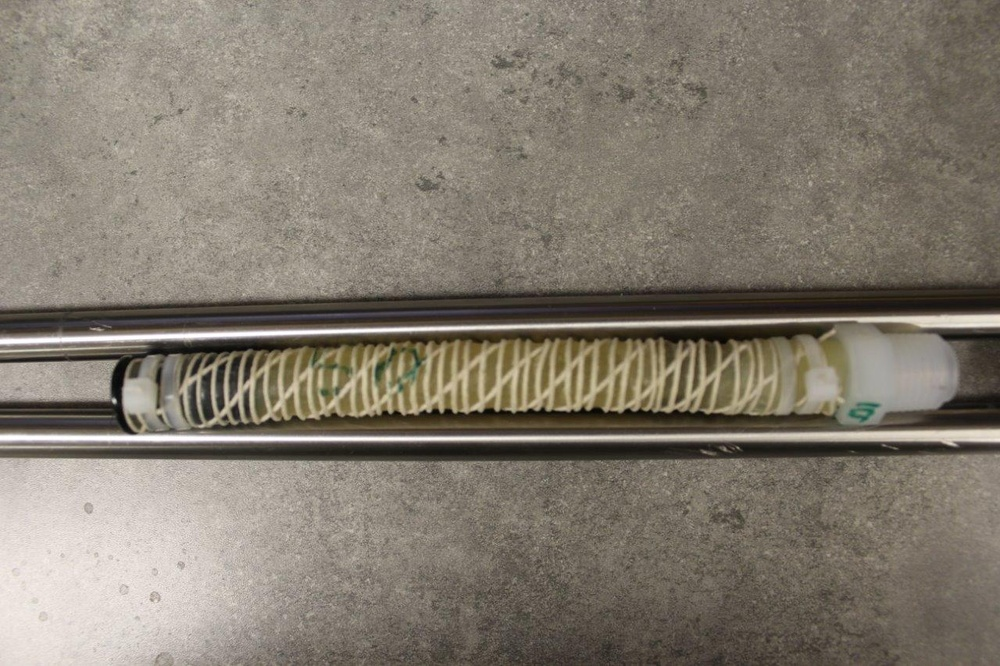
%> input picture Materialmodel/IMG_1599.JPG, 1000 x 666 px, shrunk from 1280 x 853 before the run
$ octave --eval "result = getfiberangle('IMG_1599.JPG');"   (GNU Octave 9; MATLAB toolbox functions it lacks are replaced by stand-ins)
%> lines starting %> are read from the running program, lines starting %| are printed output that depends on the picture; in (x1, y1, x2, y2) boxes, pixels count from 0 and x2, y2 are one past the last pixel; in counts of white or black regions, pixels touching at a corner belong together; the program's own positions count from 1
### Materialmodel/rbline.m
function [p1,p2]=rbline(varargin)
%function to draw a rubberband line and return the start and end points
%Usage: [p1,p2]=rbline;     uses current axes
% or    [p1,p2]=rbline(h);  uses axes refered to by handle, h

% Created by Sandra Martinka March 2002

switch nargin
case 0
  h=gca;
case 1
  h=varargin{1};
  axes(h);
otherwise
  disp('Too many input arguments.');
end
cudata=get(gcf,'UserData'); %current UserData
hold on;
k = waitforbuttonpress;
p1=get(h,'CurrentPoint');       %get starting point
p1=p1(1,1:2);                   %extract x and y
lh=plot(p1(1),p1(2),'+:');      %plot starting point
udata.p1=p1;
udata.h=h;
udata.lh=lh;
set(gcf,'UserData',udata,'WindowButtonMotionFcn','wbmf','DoubleBuffer','on');
k=waitforbuttonpress;
p2=get(h,'Currentpoint');       %get end point
p2=p2(1,1:2);                   %extract x and y
set(gcf,'UserData',cudata,'WindowButtonMotionFcn','','DoubleBuffer','off'); %reset UserData, etc..
delete(lh);

% [7 lines left out: function wbmf, not called in this run]

### Materialmodel/getfiberangle.m
% Image processing to get angles

% prototype 1
function [average1,average2,angle_center] = getfiberangle(image)
%> called with image = 'IMG_1599.JPG'
prompt = 'Number of points? ';
x = input(prompt);
%> the answer given: 3
alpha = zeros(x,1);
beta = zeros(x,1);
true = imread(image);
%> true is the input picture: size 666x1000x3 uint8; mean R, G, B 131.3, 123.2, 111.4
imshow(true);
gray_image = rgb2gray(true);
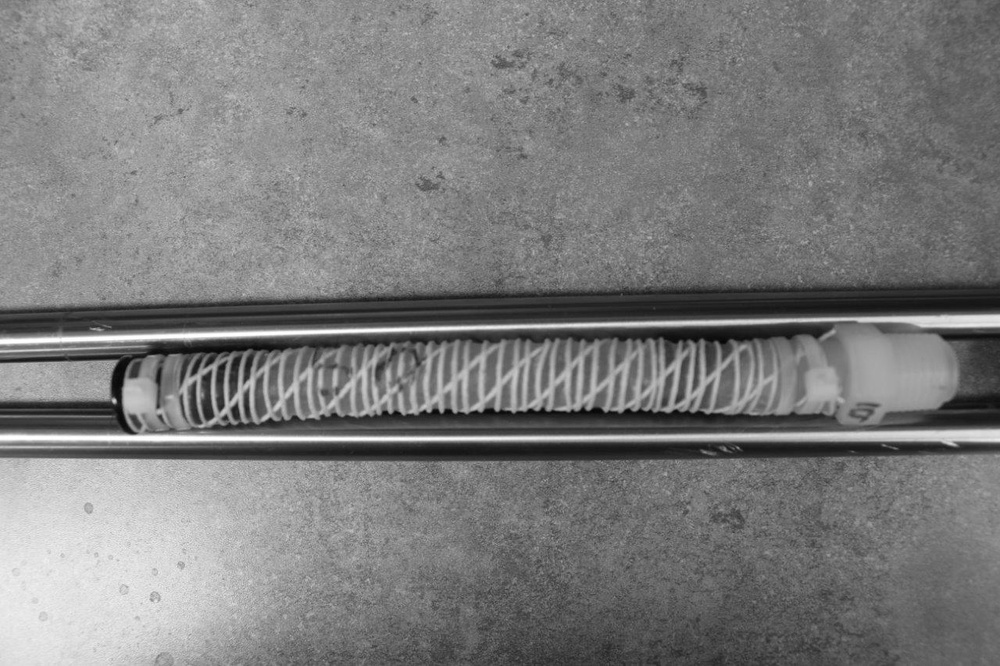
%> gray_image: size 666x1000 uint8; min 4, max 255, mean 124.3
imshow(gray_image);
BW = imbinarize(gray_image,.65);
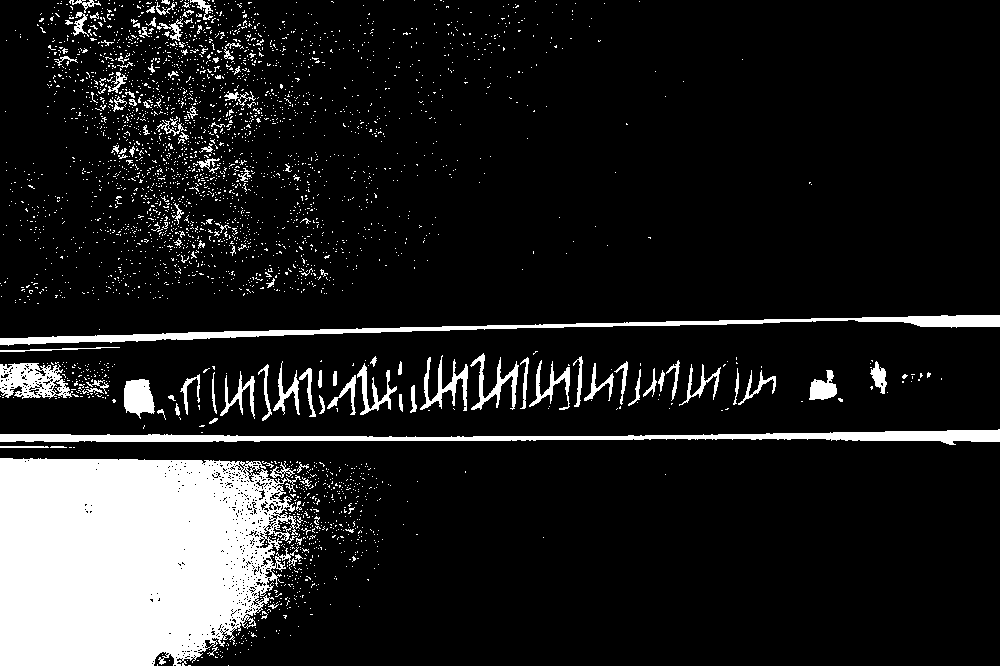
%> BW: size 666x1000 logical; 12.9% white; 3248 white regions (3128 under 20 px), largest, box (x1, y1, x2, y2) and area: (0, 458, 301, 666) 52574, (0, 429, 1000, 445) 6233, (0, 315, 1000, 346) 5419
% get angle of the centerline first for refrence)
fprintf (' Select points for horizontal axis \n');


[pc1,pc2] = rbline;
% [pc1,pc2] = getline;
 angle_center = rad2deg(atan((pc2(2)-pc1(2))/(pc2(1)-pc1(1))));

fprintf (' Select points for measuring angle \n');

for i = 1:x
    [alpha(i),beta(i)] = getfiberangle_instance;
end

average1 = mean(alpha);
average2 = mean(beta);

end
function [angle1,angle2] = getfiberangle_instance
% image is a string that is like 'pic.jpg'


[p1,p2] = rbline;
[p3,p4] = rbline;

 angle1 = rad2deg(atan((p2(2)-p1(2))/(p2(1)-p1(1))));
 angle2 = rad2deg(atan((p4(2)-p3(2))/(p4(1)-p3(1))));
end

$ run again, on Materialmodel/IMG_1601.JPG
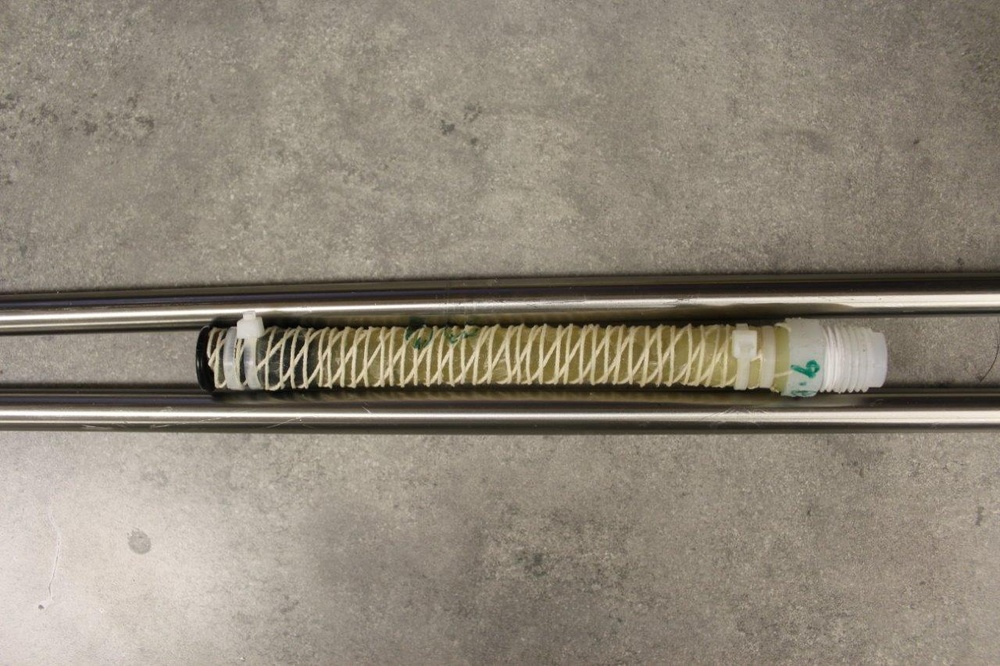
%> input picture Materialmodel/IMG_1601.JPG, 1000 x 666 px, shrunk from 1280 x 853 before the run
%> in getfiberangle, true is the input picture: size 666x1000x3 uint8; mean R, G, B 142.6, 134.1, 120.3
%> in getfiberangle, `gray_image = rgb2gray(true);`:
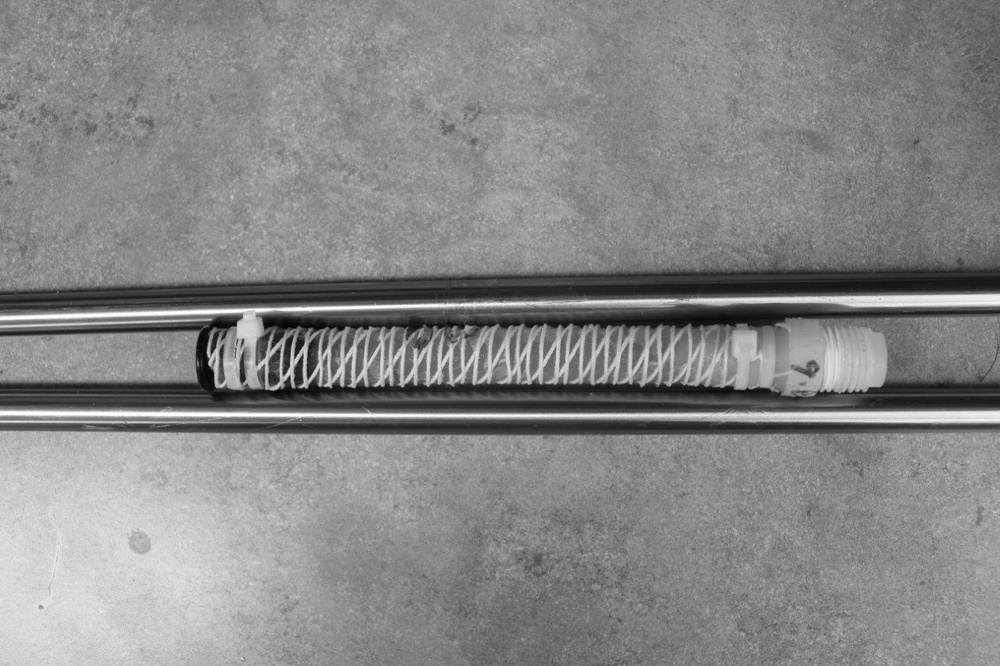
%> gray_image: size 666x1000 uint8; min 1, max 255, mean 135.1
%> in getfiberangle, `BW = imbinarize(gray_image,.65);`:
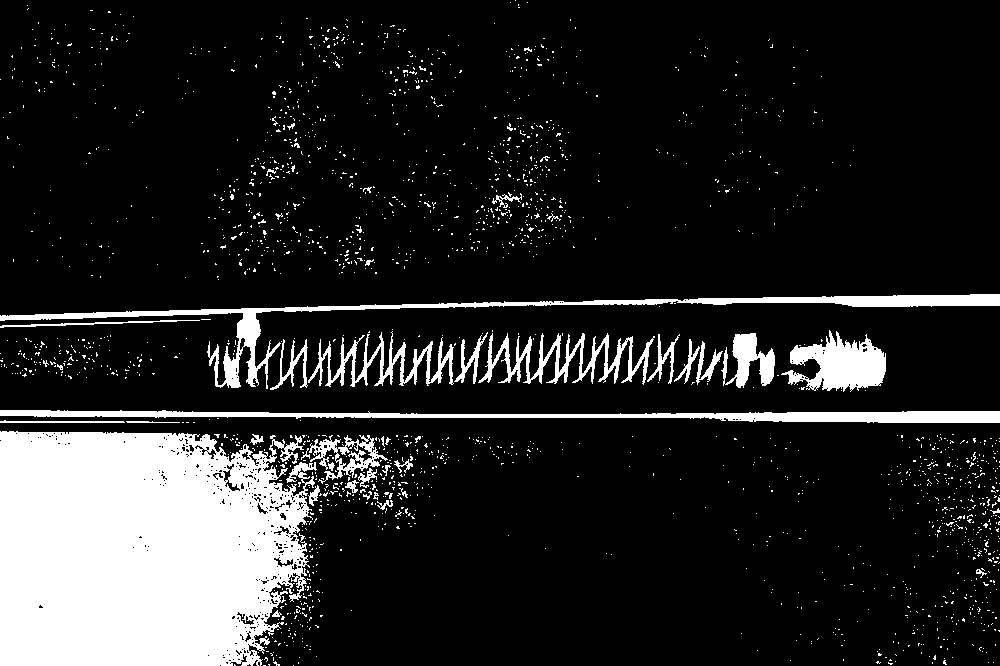
%> BW: size 666x1000 logical; 14.9% white; 2030 white regions (1984 under 20 px), largest, box (x1, y1, x2, y2) and area: (0, 431, 317, 666) 64458, (0, 294, 1000, 389) 7612, (0, 410, 1000, 423) 6405
